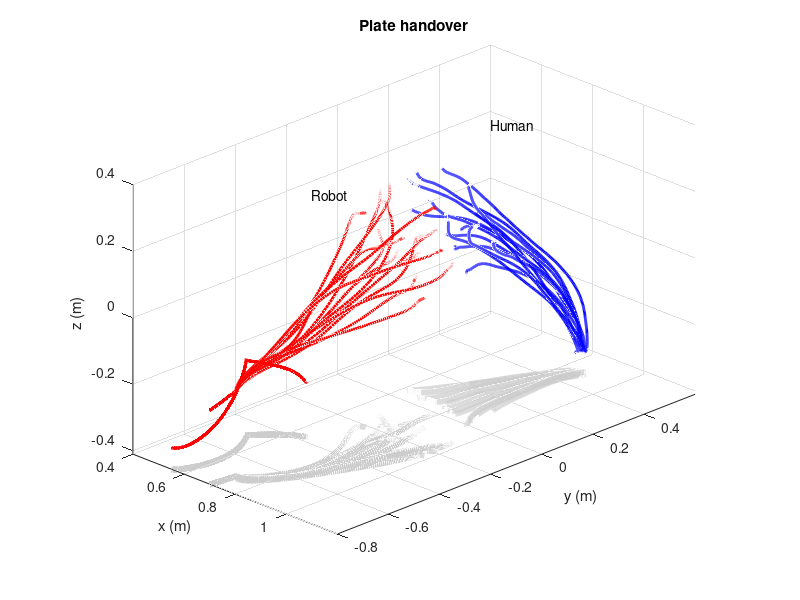
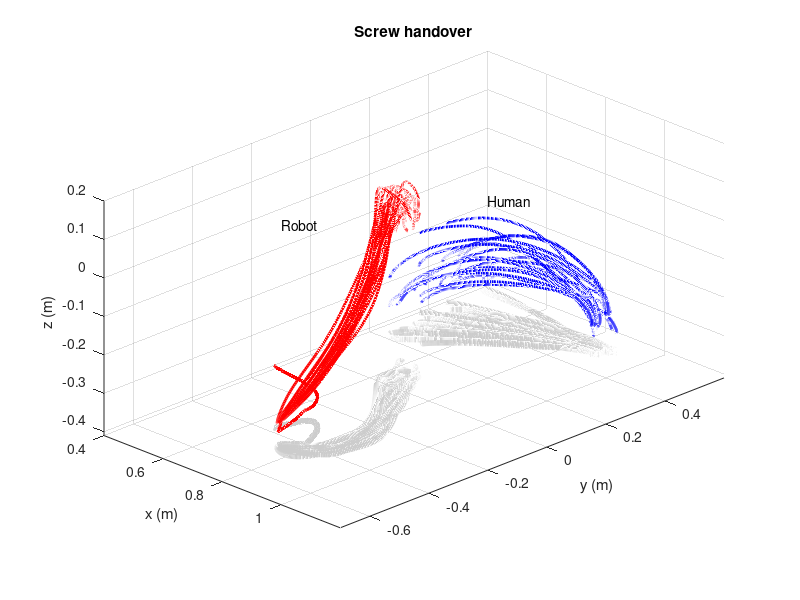
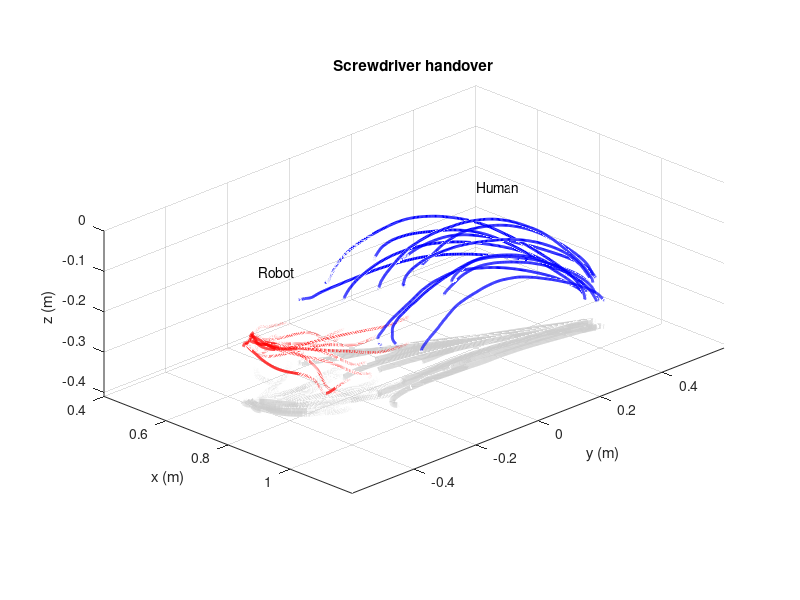

Source code (MATLAB) for these figures, in order:
function [tskc] = plot_interaction_trajectories( )
% This is a self contained script that loads the file tskc.mat
% which contains the collected human-robot collaboration data
% at IAS TU-Darmstadt.
%
% The data contained in tskc.mat is plotted as 3D Cartesian trajectories of
% the human wrist (tracked by motion capture) and the robot end-effector 
% (by forward kinematics from the joint encoders), for each of the three 
% types of collaborative tasks.
%
% There are three types of human-robot collaboration tasks.
% Each of the tasks are contained in a cell:
%
% tskc{1}: plate handover
% tskc{2}: screw handover
% tskc{3}: screwdriver handover
% 
% Each field are described as:
% 
% tskc{k}.task: 
%   The name of the task
%
% tskc{k}.data: 
%   A cell of D elements, where D is the number of demonstrations and each
%   element is a M x N matrix of training data.
%   The M rows:   
%       correspond to the number of time steps of the trajectory.
%   The N columns are given by 3+7+3 DoFs:
%       3 XYZ DoFs of the tracked human wrist, followed by the 
%       7 joint encoder measurements of the robot (starting from the shoulder link)
%       3 XYZ DoFs of the robot end-effector (found by using forward
%       kinematics)
%
% The function 'myplot' receives the M x N matrix of training data and
% plots in 3D the first 3 columns representing the XYZ coordinates of the
% human with the last 3 columns representing the XYZ coordinates of the
% robot

    clear; close all; clc; dbstop if error;
    
    % load the raw trajectories of different human-robot interactions.
    load('tskc.mat');
    
    zheight = -0.41;
    sground = struct('LineWidth', 4, 'Color', [0.8 0.8 0.8], 'LineStyle', '-');
    
    % define linestyles
    sh1 = struct('LineWidth', 2, 'Color', 'b', 'LineStyle', '-');
    sr1 = struct('LineWidth', 2, 'Color', 'b', 'LineStyle', '-');
    sh2 = struct('LineWidth', 2, 'Color', 'r', 'LineStyle', '-');
    sr2 = struct('LineWidth', 2, 'Color', 'r', 'LineStyle', '-');
    sh3 = struct('LineWidth', 2, 'Color', 'k', 'LineStyle', '-');
    sr3 = struct('LineWidth', 2, 'Color', 'k', 'LineStyle', '-');

    % 1st interaction pattern
    h.threeA = figure; hold on; grid on; axis 'equal'; box off; 
    title 'Plate handover';
    xlabel('x (m)'); ylabel('y (m)'); zlabel('z (m)');

    ir = 430:numel(tskc{1}.data{1}(:,1)); % show only the part with variance
    ir = 1:numel(tskc{1}.data{1}(:,1)); % show whole traj
    
    myplot(tskc{1}.data, sh1, sr2, sground, zheight, ir);
    view([0.5 -0.5 0.3]);        
    xlim([ 0.4   1.2]);
    ylim([-0.8 0.6]);
    zlim([zheight 0.4]);
    text(0.8, 0.2, 0.4, 'Human');
    text(0.8, -0.5, 0.4, 'Robot');    

    % 2nd interaction pattern
    h.threeB = figure; hold on; grid on; axis 'equal'; box off;
    title 'Screw handover';
    xlabel('x (m)'); ylabel('y (m)'); zlabel('z (m)');
    view([0.5 0.5 0.1]);
    
    ir = 120:numel(tskc{1}.data{1}(:,1)); % show only the part with variance
    ir = 1:numel(tskc{1}.data{1}(:,1)); % show whole traj
    myplot(tskc{2}.data, sh1, sr2, sground, zheight, ir);
    view([0.5 -0.5 0.3]);        
    xlim([ 0.4   1.2]);
    ylim([-0.7 0.6]);
    zlim([zheight 0.2]);
    text(0.8, 0.2, 0.05, 'Human');
    text(0.8, -0.5, 0.2, 'Robot');     
    
    % 3rd interaction pattern
    h.threeC = figure; hold on; grid on; axis 'equal'; box off; 
    title 'Screwdriver handover';
    xlabel('x (m)'); ylabel('y (m)'); zlabel('z (m)');
    view([0.5 0.5 0.1]);    
    
    ir = 1:numel(tskc{1}.data{1}(:,1));
    myplot(tskc{3}.data, sh1, sr2, sground, zheight, ir);
    view([0.5 -0.5 0.3]);        
    xlim([ 0.4   1.2]);
    ylim([-0.6 0.6]);
    zlim([zheight 0.0]);
    text(0.8, 0.2, -0.01, 'Human');
    text(0.8, -0.5, -0.01, 'Robot'); 
end

function [] = myplot(data, sh1, sr1, sground, zheight, ir)
% This function receives the M x N matrix of training data and
% plots in 3D the first 3 columns representing the XYZ coordinates of the
% human with the last 3 columns representing the XYZ coordinates of the
% robot

    % This is an auxiliar function used to plot the shadow of the trajectories.
    z = @(data) zheight * ones(numel(data),1);

    ndemo = numel(data);
    for d = 1:ndemo
        h_human_motion = plot3( data{d}(:,1),   data{d}(:,2),   data{d}(:,3));
        h_human_shadow = plot3( data{d}(:,1),   data{d}(:,2),   z(data{d}(:,2)));
        h_robot_motion = plot3( data{d}(ir,11), data{d}(ir,12), data{d}(ir,13));
        h_robot_shadow = plot3( data{d}(ir,11), data{d}(ir,12), z(data{d}(ir,13)));

        set(h_human_motion, sh1);
        set(h_human_shadow, sground);
        set(h_robot_motion, sr1);
        set(h_robot_shadow, sground);
    end
end
